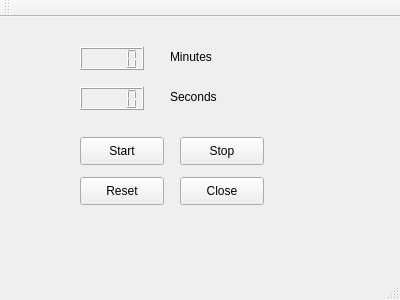
<?xml version="1.0" encoding="UTF-8"?>
<ui version="4.0">
 <class>MainWindow</class>
 <widget class="QMainWindow" name="MainWindow">
  <property name="geometry">
   <rect>
    <x>0</x>
    <y>0</y>
    <width>400</width>
    <height>300</height>
   </rect>
  </property>
  <property name="windowTitle">
   <string>MainWindow</string>
  </property>
  <widget class="QWidget" name="centralWidget">
   <widget class="QLCDNumber" name="lcdNumberMin">
    <property name="geometry">
     <rect>
      <x>80</x>
      <y>30</y>
      <width>64</width>
      <height>23</height>
     </rect>
    </property>
   </widget>
   <widget class="QLCDNumber" name="lcdNumberSec">
    <property name="geometry">
     <rect>
      <x>80</x>
      <y>70</y>
      <width>64</width>
      <height>23</height>
     </rect>
    </property>
   </widget>
   <widget class="QLabel" name="label">
    <property name="geometry">
     <rect>
      <x>170</x>
      <y>30</y>
      <width>63</width>
      <height>20</height>
     </rect>
    </property>
    <property name="text">
     <string>Minutes</string>
    </property>
   </widget>
   <widget class="QLabel" name="label_2">
    <property name="geometry">
     <rect>
      <x>170</x>
      <y>70</y>
      <width>63</width>
      <height>20</height>
     </rect>
    </property>
    <property name="text">
     <string>Seconds</string>
    </property>
   </widget>
   <widget class="QPushButton" name="startButton">
    <property name="geometry">
     <rect>
      <x>80</x>
      <y>120</y>
      <width>84</width>
      <height>28</height>
     </rect>
    </property>
    <property name="text">
     <string>Start</string>
    </property>
   </widget>
   <widget class="QPushButton" name="resetButton">
    <property name="geometry">
     <rect>
      <x>80</x>
      <y>160</y>
      <width>84</width>
      <height>28</height>
     </rect>
    </property>
    <property name="text">
     <string>Reset</string>
    </property>
   </widget>
   <widget class="QPushButton" name="stopButton">
    <property name="geometry">
     <rect>
      <x>180</x>
      <y>120</y>
      <width>84</width>
      <height>28</height>
     </rect>
    </property>
    <property name="text">
     <string>Stop</string>
    </property>
   </widget>
   <widget class="QPushButton" name="closeButton">
    <property name="geometry">
     <rect>
      <x>180</x>
      <y>160</y>
      <width>84</width>
      <height>28</height>
     </rect>
    </property>
    <property name="text">
     <string>Close</string>
    </property>
   </widget>
  </widget>
  <widget class="QMenuBar" name="menuBar">
   <property name="geometry">
    <rect>
     <x>0</x>
     <y>0</y>
     <width>400</width>
     <height>25</height>
    </rect>
   </property>
  </widget>
  <widget class="QToolBar" name="mainToolBar">
   <attribute name="toolBarArea">
    <enum>TopToolBarArea</enum>
   </attribute>
   <attribute name="toolBarBreak">
    <bool>false</bool>
   </attribute>
  </widget>
  <widget class="QStatusBar" name="statusBar"/>
 </widget>
 <layoutdefault spacing="6" margin="11"/>
 <resources/>
 <connections/>
</ui>
